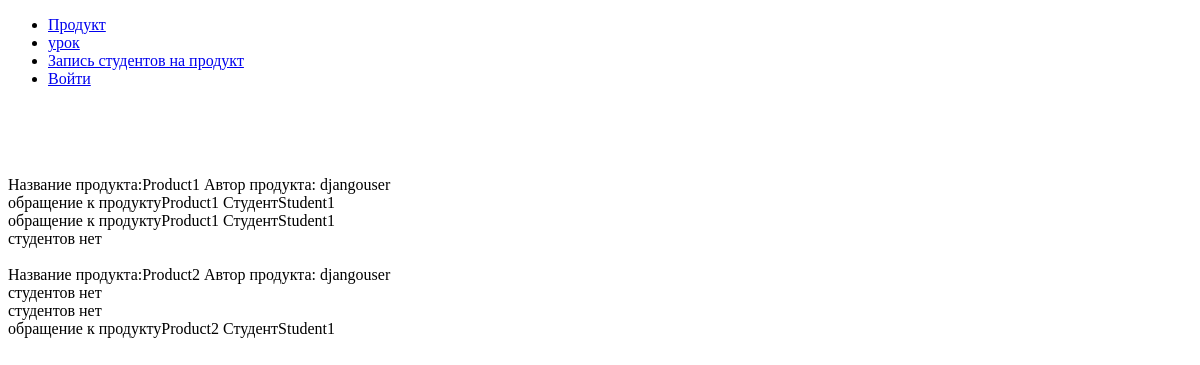
Before: / with the older database file.
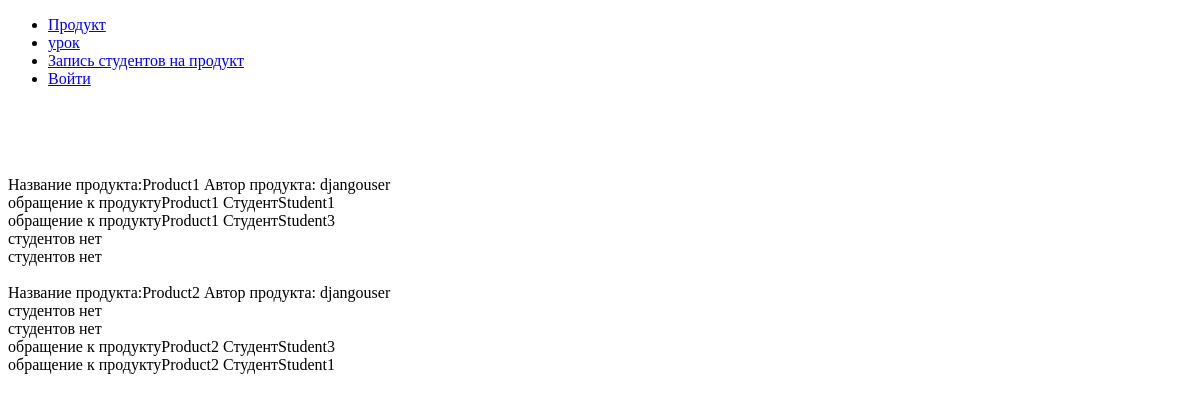
After: the same page with the newer database file.
### test1/models.py (models this page shows, shortened)
class Product(models.Model):
	product_name = models.CharField(max_length=150, default="Product")
	author = models.ForeignKey(User ,on_delete=models.CASCADE)
	start_product_date = models.DateTimeField(default = timezone.now)
	price = models.PositiveIntegerField(default=1)
	min_users = models.PositiveIntegerField(default=2)
	max_users = models.PositiveIntegerField(default=3)
	def __str__(self):
		return f"{self.product_name}, {self.author},{self.start_product_date}"

class User_have_product(models.Model):
	student = models.ForeignKey(User ,on_delete=models.CASCADE)
	product = models.ForeignKey(Product ,on_delete=models.CASCADE)

### test1/views.py (the view)
# urls.py: path('', views.index, name="index"),
def index(request):
    product_list=Product.objects.all()
    students_list=User_have_product.objects.all()
    print(product_list)
    return render(request, 'test1/index.html',{'product_list':product_list,'students_list':students_list})

### test1/templates/test1/index.html (shortened to what this page needs)
 {% extends 'headertemplate.html' %}
 {% block content %}
 {% for prod in product_list %}
 Название продукта:{{prod.product_name}}
 Автор продукта: {{prod.author}}<br>
{% for usr in students_list %}
{% if prod.id == usr.product.id %}
обращение к продукту{{usr.product.product_name}}
Студент{{usr.student}}<br>
{% else %}
студентов нет<br>
{% endif %}
{% endfor %}
<br>
 {% endfor %}
 {% endblock %}

### test1/templates/headertemplate.html (shortened to what this page needs)
<!doctype html>
<html lang="en">
 <head>
 </head>
 <body>
<ul>
<li><a href="/">Продукт</a></li>
<li><a href="/">урок</a></li>
<li><a href="/get_acsess">Запись студентов на продукт</a></li>
<li>
    {% if request.user.is_authenticated %}
      Вы вошли как
      <a href="/user_login/">
        {{ user.get_username }}
      </a>
      {% else %}
      <a href="/user_login/">
        Войти
      </a>
    {% endif %}
</li>
</ul>
<br>
<br><br><br>
 {% block content %}
 {% endblock %}
 </body>
</html>

Changed rows visible on the page:
removed User_have_product: product.product_name "Product1", student "Student1", shows "студентов нет"
added User_have_product: product.product_name "Product1", student "Student3", shows "студентов нет"
added User_have_product: shows "студентов нет", product.product_name "Product2", student "Student3"
